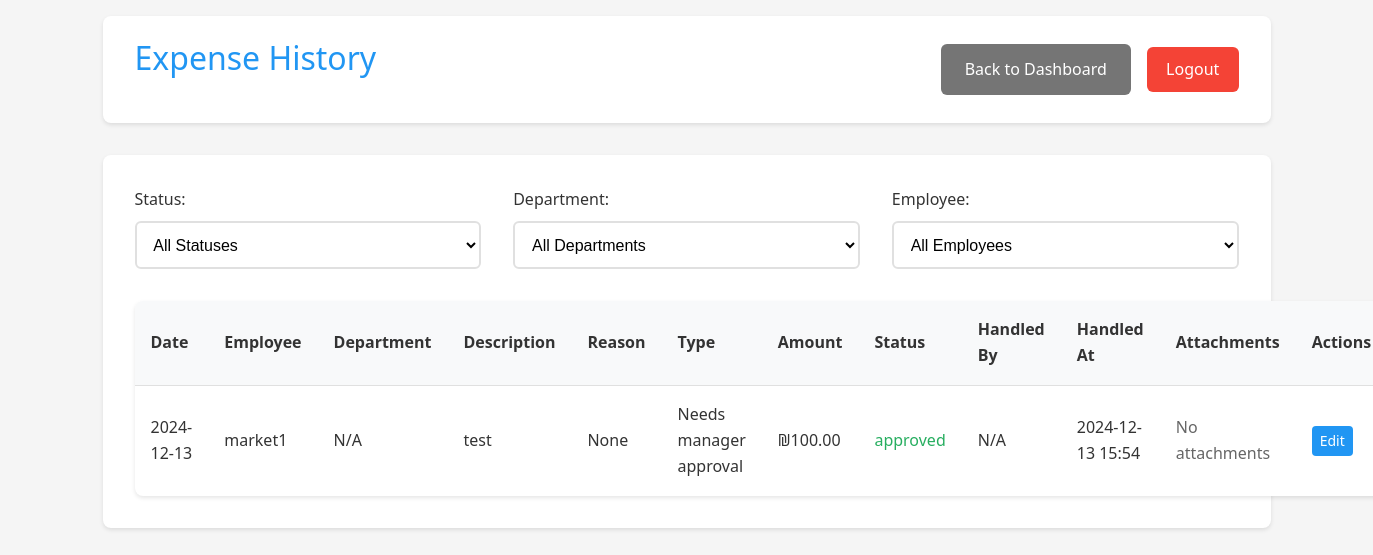
The app's page /manager/history (signed in) with its own data.
### app.py (models this page shows, shortened)
class Expense(db.Model):
    __tablename__ = 'expense'
    id = db.Column(db.Integer, primary_key=True)
    amount = db.Column(db.Float, nullable=False)
    description = db.Column(db.String(200))
    reason = db.Column(db.String(500))
    type = db.Column(db.String(50), nullable=False, default='needs_approval')  # New field
    date = db.Column(db.DateTime, nullable=False, default=datetime.utcnow)
    status = db.Column(db.String(20), default='pending')
    user_id = db.Column(db.Integer, db.ForeignKey('user.id'), nullable=False)
    subcategory_id = db.Column(db.Integer, db.ForeignKey('subcategory.id'), nullable=False)
    quote_filename = db.Column(db.String(255))
    invoice_filename = db.Column(db.String(255))
    receipt_filename = db.Column(db.String(255))
    manager_id = db.Column(db.Integer, db.ForeignKey('user.id'), nullable=True)
    handled_at = db.Column(db.DateTime, nullable=True)

class User(UserMixin, db.Model):
    __tablename__ = 'user'
    id = db.Column(db.Integer, primary_key=True)
    username = db.Column(db.String(80), unique=True, nullable=False)
    password = db.Column(db.String(120), nullable=False)
    is_manager = db.Column(db.Boolean, default=False)
    is_admin = db.Column(db.Boolean, default=False)
    status = db.Column(db.String(20), default='active')  # active, inactive, pending
    department_id = db.Column(db.Integer, db.ForeignKey('department.id'))
    home_department = db.relationship('Department',
                                    foreign_keys=[department_id],
                                    back_populates='employees')
    managed_departments = db.relationship('Department',
                                       secondary=manager_departments,
                                       backref=db.backref('department_managers', lazy='dynamic'))
    submitted_expenses = db.relationship('Expense',
                                       primaryjoin='User.id==Expense.user_id',
                                       backref='submitter',
                                       lazy=True)
    handled_expenses = db.relationship('Expense',
                                     primaryjoin='User.id==Expense.manager_id',
                                     backref='handler',
                                     lazy=True)

### app.py (the view)
@app.route('/manager/history')
@login_required
def expense_history():
    if not current_user.is_manager:
        return redirect(url_for('employee_dashboard'))
    status = request.args.get('status', 'all')
    employee = request.args.get('employee', 'all')
    department = request.args.get('department', 'all')
    query = Expense.query.join(User, Expense.user_id == User.id)
    if current_user.username != 'admin':
        query = query.filter(User.department_id == current_user.home_department_id)
    if status != 'all':
        query = query.filter(Expense.status == status)
    if employee != 'all':
        query = query.filter(Expense.user_id == employee)
    if department != 'all' and current_user.username == 'admin':
        query = query.filter(User.department_id == department)
    if current_user.username == 'admin':
        employees = User.query.filter_by(is_manager=False).all()
        departments = Department.query.all()
    else:
        employees = User.query.filter_by(
            is_manager=False,
            department_id=current_user.home_department_id
        ).all()
        departments = [current_user.home_department] if current_user.home_department else []
    expenses = query.order_by(Expense.date.desc()).all()
    return render_template('expense_history.html',
                         expenses=expenses,
                         employees=employees,
                         departments=departments,
                         selected_status=status,
                         selected_employee=employee,
                         selected_department=department)

### app.py (called while the page is built)
@login_manager.user_loader
def load_user(user_id):
    return User.query.get(int(user_id))

@app.template_filter('format_expense_type')
def format_expense_type(value):
    types = {
        'future_approval': 'Approval for future purchase',
        'auto_approved': 'Automatically approved expense',
        'needs_approval': 'Needs manager approval',
        'pre_approved': 'Pre-approved by manager'
    }
    return types.get(value, value)

### templates/expense_history.html (shortened to what this page needs)
<!DOCTYPE html>
<html>
<head>
    <link rel="stylesheet" href="{{ url_for('static', filename='style.css') }}">
</head>
<body>
    <div class="container">
        <header>
            <h1>Expense History</h1>
            <div class="header-actions">
                <a href="{{ url_for('manager_dashboard') }}" class="button secondary">Back to Dashboard</a>
                <a href="{{ url_for('logout') }}" class="logout-btn">Logout</a>
            </div>
        </header>
        <div class="card">
            <div class="filters">
                <form method="GET" class="filter-form">
                    <div class="filter-group">
                        <label for="status">Status:</label>
                        <select name="status" id="status" onchange="this.form.submit()">
                            <option value="all" {% if selected_status == 'all' %}selected{% endif %}>All Statuses</option>
                        </select>
                    </div>
                    <div class="filter-group">
                        <label for="department">Department:</label>
                        <select name="department" id="department" onchange="this.form.submit()">
                            <option value="all" {% if selected_department == 'all' %}selected{% endif %}>All Departments</option>
                        </select>
                    </div>
                    <div class="filter-group">
                        <label for="employee">Employee:</label>
                        <select name="employee" id="employee" onchange="this.form.submit()">
                            <option value="all" {% if selected_employee == 'all' %}selected{% endif %}>All Employees</option>
                        </select>
                    </div>
                </form>
            </div>
            <div class="table-responsive">
                <table>
                    <thead>
                        <tr>
                            <th>Date</th>
                            <th>Employee</th>
                            <th>Department</th>
                            <th>Description</th>
                            <th>Reason</th>
                            <th>Type</th>
                            <th>Amount</th>
                            <th>Status</th>
                            <th>Handled By</th>
                            <th>Handled At</th>
                            <th>Attachments</th>
                            {% if current_user.username == 'admin' %}
                            <th>Actions</th>
                            {% endif %}
                        </tr>
                    </thead>
                    <tbody>
                        {% for expense in expenses %}
                        <tr>
                            <td>{{ expense.date.strftime('%Y-%m-%d') }}</td>
                            <td>{{ expense.submitter.username }}</td>
                            <td>{{ expense.submitter.department.name if expense.submitter.department else 'N/A' }}</td>
                            <td>{{ expense.description }}</td>
                            <td>{{ expense.reason }}</td>
                            <td>{{ expense.type|format_expense_type }}</td>
                            <td>₪{{ "%.2f"|format(expense.amount) }}</td>
                            <td class="status-{{ expense.status }}">{{ expense.status }}</td>
                            <td>
                                {% if expense.status != 'pending' %}
                                    {{ expense.handler.username if expense.handler else 'N/A' }}
                                {% else %}
                                    -
                                {% endif %}
                            </td>
                            <td>
                                {% if expense.handled_at %}
                                    {{ expense.handled_at.strftime('%Y-%m-%d %H:%M') }}
                                {% else %}
                                    -
                                {% endif %}
                            </td>
                            <td>
                                {% if not expense.quote_filename and not expense.invoice_filename and not expense.receipt_filename %}
                                    <span class="text-muted">No attachments</span>
                                {% endif %}
                            </td>
                            {% if current_user.username == 'admin' %}
                            <td class="actions">
                                <a href="{{ url_for('admin_edit_expense', expense_id=expense.id) }}"
                                   class="button primary small">Edit</a>
                            </td>
                            {% endif %}
                        </tr>
                        {% endfor %}
                    </tbody>
                </table>
            </div>
        </div>
    </div>
</body>
</html>

### static/style.css (style rules this page uses)
:root { --primary-color: #2196F3; --secondary-color: #FFC107; --success-color: #4CAF50; --danger-color: #f44336; --text-color: #333; --bg-color: #f5f5f5; --card-bg: #ffffff; --background-light: #f8f9fa; }
* { margin: 0; padding: 0; box-sizing: border-box; transition: all 0.3s ease; }
body { font-family: 'Segoe UI', Roboto, Arial, sans-serif; background-color: var(--bg-color); color: var(--text-color); line-height: 1.6; }
.container { max-width: 1200px; margin: 0 auto; padding: 1rem; }
header { background-color: var(--card-bg); padding: 1rem 2rem; box-shadow: 0 2px 4px rgba(0,0,0,0.1); margin-bottom: 2rem; border-radius: 8px; display: flex; justify-content: space-between; align-items: center; }
h1 { color: var(--primary-color); font-weight: 500; margin-bottom: 1.5rem; }
.card { background-color: var(--card-bg); border-radius: 8px; box-shadow: 0 2px 4px rgba(0,0,0,0.1); padding: 2rem; margin-bottom: 2rem; }
label { display: block; margin-bottom: 0.5rem; color: var(--text-color); font-weight: 500; }
.button, button { display: inline-flex; align-items: center; justify-content: center; padding: 0.8rem 1.5rem; border: none; border-radius: 6px; font-size: 1rem; font-weight: 500; cursor: pointer; text-decoration: none; transition: transform 0.2s ease, box-shadow 0.2s ease; }
.button.primary { background-color: var(--primary-color); color: white; }
.button.secondary { background-color: #757575; color: white; }
.logout-btn { background-color: var(--danger-color); color: white; padding: 0.6rem 1.2rem; border-radius: 6px; text-decoration: none; font-weight: 500; }
table { width: 100%; border-collapse: separate; border-spacing: 0; margin-top: 1.5rem; background-color: var(--card-bg); border-radius: 8px; overflow: hidden; box-shadow: 0 2px 4px rgba(0,0,0,0.1); }
th, td { padding: 1rem; text-align: left; border-bottom: 1px solid #e0e0e0; }
th { background-color: #f8f9fa; font-weight: 600; color: var(--text-color); }
tr:last-child td { border-bottom: none; }
.status-approved { color: var(--success-color); font-weight: 500; }
.actions { margin: 1.5rem 0; display: flex; gap: 1rem; }
.text-muted { color: #666; }
.button.small { padding: 0.4rem 0.8rem; font-size: 0.875rem; }
.header-actions { display: flex; gap: 1rem; align-items: center; }
.filters { margin-bottom: 2rem; }
.filter-form { display: flex; gap: 2rem; align-items: flex-end; }
.filter-group { flex: 1; }
.filter-group label { margin-bottom: 0.5rem; }
.filter-group select { width: 100%; padding: 0.8rem; border: 2px solid #e0e0e0; border-radius: 6px; font-size: 1rem; background-color: white; cursor: pointer; transition: border-color 0.3s ease; }
.button.small { font-size: 0.875rem; padding: 0.25rem 0.75rem; border-radius: 4px; }
.button.primary.small { background-color: var(--primary-color); color: white; }
.button.small { padding: 0.25rem 0.75rem; font-size: 0.875rem; }

### templates/expense_history.html (style rules this page uses)
.actions { white-space: nowrap; }
.button.small { padding: 0.25rem 0.5rem; font-size: 0.875rem; }
.status-approved { color: #27ae60; }

### records on screen
Expense: date "2024-12-13", submitter.username "market1", submitter.department "N/A", description "test", reason "None", type "Needs manager approval", amount "100.00", status "approved", handler "N/A", handled_at "2024-12-13 15:54", shows "No attachments"
